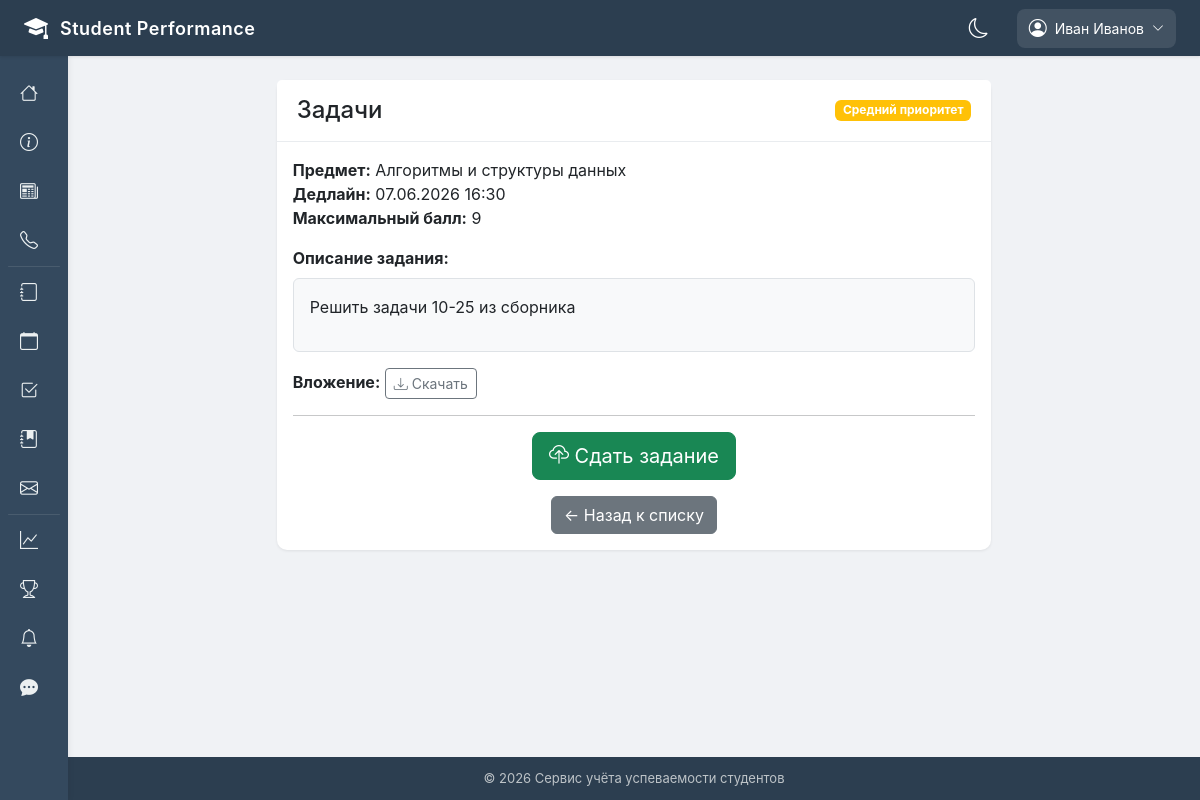
Screenshot of /assignments/1/ (signed in) with the database file from the repository.
### apps/accounts/models.py (models this page shows, shortened)
class User(AbstractUser):
    ROLE_CHOICES = [
        ('admin', 'Администратор'),
        ('teacher', 'Преподаватель'),
        ('student', 'Студент'),
        ('headman', 'Староста'),
        ('curator', 'Куратор'),
    ]
    role = models.CharField(max_length=20, choices=ROLE_CHOICES, default='student', verbose_name='Роль')
    phone_number = models.CharField(
        max_length=20,
        blank=True,
        null=True,
        validators=[RegexValidator(r'^\+375 \(\d{2}\) \d{3}-\d{2}-\d{2}$')],
        verbose_name='Номер телефона'
    )
    avatar = models.ImageField(upload_to='avatars/', blank=True, null=True, verbose_name='Аватар')
    date_of_birth = models.DateField(blank=True, null=True, verbose_name='Дата рождения')
    address = models.TextField(blank=True, null=True, verbose_name='Адрес')
    class Meta:
        verbose_name = 'Пользователь'
        verbose_name_plural = 'Пользователи'
        ordering = ['last_name', 'first_name']

class Assignment(models.Model):
    PRIORITY_CHOICES = [
        ('low', 'Низкий'),
        ('medium', 'Средний'),
        ('high', 'Высокий'),
    ]
    title = models.CharField(max_length=200, verbose_name='Название')
    description = models.TextField(verbose_name='Описание')
    subject = models.ForeignKey('Subject', on_delete=models.CASCADE, related_name='assignments', verbose_name='Предмет')
    created_by = models.ForeignKey('User', on_delete=models.CASCADE, related_name='created_assignments', verbose_name='Создал')
    deadline = models.DateTimeField(verbose_name='Дедлайн')
    max_score = models.IntegerField(default=10, verbose_name='Максимальный балл')
    priority = models.CharField(max_length=10, choices=PRIORITY_CHOICES, default='medium', verbose_name='Приоритет')
    attachment = models.FileField(upload_to='assignments/', blank=True, null=True, verbose_name='Вложение')
    created_at = models.DateTimeField(auto_now_add=True, verbose_name='Дата создания')
    updated_at = models.DateTimeField(auto_now=True, verbose_name='Дата обновления')
    is_active = models.BooleanField(default=True, verbose_name='Активно')
    class Meta:
        verbose_name = 'Домашнее задание'
        verbose_name_plural = 'Домашние задания'
        ordering = ['deadline', '-created_at']
    def is_overdue(self):
        from django.utils import timezone
        return timezone.now() > self.deadline
    def get_priority_color(self):
        colors = {
            'low': 'secondary',
            'medium': 'warning',
            'high': 'danger',
        }
        return colors.get(self.priority, 'secondary')

class Subject(models.Model):
    SEMESTER_CHOICES = [(i, f"{i} семестр") for i in range(1, 9)]
    name = models.CharField(max_length=200, verbose_name='Название')
    code = models.CharField(max_length=20, unique=True, verbose_name='Код дисциплины')
    description = models.TextField(blank=True, null=True, verbose_name='Описание')
    credits = models.IntegerField(default=3, verbose_name='Кредиты')
    semester = models.IntegerField(choices=SEMESTER_CHOICES, verbose_name='Семестр')
    teacher = models.ForeignKey(User, on_delete=models.SET_NULL, null=True, related_name='subjects', limit_choices_to={'role': 'teacher'}, verbose_name='Преподаватель')
    groups = models.ManyToManyField(Group, related_name='subjects', verbose_name='Группы')
    class Meta:
        verbose_name = 'Дисциплина'
        verbose_name_plural = 'Дисциплины'
        ordering = ['semester', 'name']

### apps/assignments/views.py (the view)
# urls.py: path('assignments/<int:assignment_id>/', views.assignment_detail, name='assignment_detail'),
@login_required
def assignment_detail(request, assignment_id):
    assignment = get_object_or_404(Assignment, id=assignment_id, is_active=True)
    if hasattr(request.user, 'student_profile'):
        student = request.user.student_profile
        if assignment.subject not in student.group.subjects.all():
            messages.error(request, 'У вас нет доступа к этому заданию')
            return redirect('assignments_list')
        try:
            submission = AssignmentSubmission.objects.get(assignment=assignment, student=student)
        except AssignmentSubmission.DoesNotExist:
            submission = None
    else:
        submission = None
    context = {
        'assignment': assignment,
        'submission': submission,
        'is_overdue': assignment.is_overdue(),
    }
    return render(request, 'assignments/assignment_detail.html', context)

### templates/assignments/assignment_detail.html (shortened to what this page needs)
{% extends 'base.html' %}
{% load custom_filters %}
{% block content %}
<div class="row">
    <div class="col-lg-8 mx-auto">
        <div class="card">
            <div class="card-header d-flex justify-content-between align-items-center">
                <h4 class="mb-0">{{ assignment.title }}</h4>
                <span class="badge bg-{{ assignment.get_priority_color }}">
                    {{ assignment.get_priority_display }} приоритет
                </span>
            </div>
            <div class="card-body">
                <div class="mb-3">
                    <strong>Предмет:</strong> {{ assignment.subject.name }}<br>
                    <strong>Дедлайн:</strong>
                    {% if is_overdue %}
                        <span class="text-danger">{{ assignment.deadline|date:"d.m.Y H:i" }} (просрочено)</span>
                    {% else %}
                        {{ assignment.deadline|date:"d.m.Y H:i" }}
                    {% endif %}<br>
                    <strong>Максимальный балл:</strong> {{ assignment.max_score }}
                </div>
                <div class="mb-3">
                    <strong>Описание задания:</strong>
                    <div class="border rounded p-3 bg-light mt-2">
                        {{ assignment.description|linebreaks }}
                    </div>
                </div>
                {% if assignment.attachment %}
                    <div class="mb-3">
                        <strong>Вложение:</strong>
                        <a href="{{ assignment.attachment.url }}" class="btn btn-sm btn-outline-secondary">
                            <i class="bi bi-download"></i> Скачать
                        </a>
                    </div>
                {% endif %}
                <hr>
                {% if submission %}
                    <div class="alert alert-info">
                        <strong>Ваш статус:</strong>
                        {% if submission.status == 'draft' %}
                            Черновик сохранён, но не сдан
                        {% elif submission.status == 'submitted' %}
                            Задание сдано, ожидает проверки
                        {% elif submission.status == 'graded' %}
                            Задание проверено. Оценка: {{ submission.score }}/{{ assignment.max_score }}
                        {% endif %}
                    </div>
                    {% if submission.feedback %}
                        <div class="alert alert-secondary">
                            <strong>Отзыв преподавателя:</strong><br>
                            {{ submission.feedback|linebreaks }}
                        </div>
                    {% endif %}
                    {% if not is_overdue and submission.status != 'graded' %}
                        <div class="text-center">
                            <a href="{% url 'submit_assignment' assignment.id %}" class="btn btn-primary">
                                <i class="bi bi-pencil"></i>
                                {% if submission.status == 'draft' %}Редактировать и сдать{% else %}Изменить ответ{% endif %}
                            </a>
                        </div>
                    {% endif %}
                {% elif not is_overdue %}
                    <div class="text-center">
                        <a href="{% url 'submit_assignment' assignment.id %}" class="btn btn-success btn-lg">
                            <i class="bi bi-cloud-upload"></i> Сдать задание
                        </a>
                    </div>
                {% else %}
                    <div class="alert alert-danger text-center">
                        <i class="bi bi-exclamation-triangle"></i> Дедлайн этого задания уже прошёл. Сдать задание невозможно.
                    </div>
                {% endif %}
                <div class="text-center mt-3">
                    <a href="{% url 'assignments_list' %}" class="btn btn-secondary">← Назад к списку</a>
                </div>
            </div>
        </div>
    </div>
</div>
{% endblock %}

### templates/base.html (shortened to what this page needs)
<!DOCTYPE html>
<html lang="ru">
<head>
    <link href="https://cdn.jsdelivr.net/npm/bootstrap@5.3.0/dist/css/bootstrap.min.css" rel="stylesheet">
    <link rel="stylesheet" href="https://cdn.jsdelivr.net/npm/bootstrap-icons@1.11.0/font/bootstrap-icons.css">
</head>
<body>
    <div class="top-header">
        <div class="logo-area">
            <a href="{% url 'home' %}" style="text-decoration: none; color: white; display: flex; align-items: center; gap: 12px;">
                <i class="bi bi-mortarboard-fill"></i>
                <span>Student Performance</span>
            </a>
        </div>
        <div class="header-right">
            <div class="theme-toggle-header" onclick="toggleDarkMode()">
                <i id="themeIcon" class="bi bi-moon"></i>
            </div>
            {% if user.is_authenticated %}
                <div class="user-menu">
                    <div class="user-btn">
                        <i class="bi bi-person-circle"></i>
                        <span>{{ user.get_full_name|default:user.username|truncatechars:20 }}</span>
                        <i class="bi bi-chevron-down" style="font-size: 12px;"></i>
                    </div>
                </div>
            {% endif %}
        </div>
    </div>
    <div class="sidebar">
        <ul class="nav-links">
            <li>
                <a href="{% url 'home' %}">
                    <i class="bi bi-house"></i>
                </a>
            </li>
            <li>
                <a href="{% url 'about' %}">
                    <i class="bi bi-info-circle"></i>
                </a>
            </li>
            <li>
                <a href="{% url 'news_list' %}">
                    <i class="bi bi-newspaper"></i>
                </a>
            </li>
            <li>
                <a href="{% url 'contacts' %}">
                    <i class="bi bi-telephone"></i>
                </a>
            </li>
            {% if user.is_authenticated %}
                <li class="sidebar-divider"></li>
                {% if user.role == 'student' or user.role == 'headman' %}
                    <li>
                        <a href="{% url 'gradebook_view' %}">
                            <i class="bi bi-journal"></i>
                            <span>Зачётка</span>
                        </a>
                    </li>
                    <li>
                        <a href="{% url 'student_statistics' %}">
                            <i class="bi bi-graph-up"></i>
                            <span>Статистика</span>
                        </a>
                    </li>
                    <li>
                        <a href="{% url 'schedule_view' %}">
                            <i class="bi bi-calendar"></i>
                            <span>Расписание</span>
                        </a>
                    </li>
                    <li>
                        <a href="{% url 'student_attendance' %}">
                            <i class="bi bi-calendar-check"></i>
                            <span>Посещаемость</span>
                        </a>
                    </li>
                    <li>
                        <a href="{% url 'assignments_list' %}">
                            <i class="bi bi-journal-bookmark-fill"></i>
                            <span>Задания</span>
                        </a>
                    </li>
                    <li>
                        <a href="{% url 'requests_list' %}">
                            <i class="bi bi-envelope"></i>
                            <span>Заявки</span>
                        </a>
                    </li>
                    <li>
                        <a href="{% url 'group_list' %}">
                            <i class="bi bi-people-fill"></i>
                            <span>Моя группа</span>
                        </a>
                    </li>
                    <li>
                        <a href="{% url 'penalties_list' %}">
                            <i class="bi bi-exclamation-triangle-fill"></i>
                            <span>Взыскания</span>
                        </a>
                    </li>
                    <li>
                        <a href="{% url 'student_announcements' %}">
                            <i class="bi bi-megaphone-fill"></i>
                            <span>Объявления</span>
                        </a>
                    </li>
                {% elif user.role == 'teacher' %}
                    <li>
                        <a href="{% url 'teacher_gradebook' %}">
                            <i class="bi bi-journal"></i>
                        </a>
                    </li>
                    <li>
                        <a href="{% url 'schedule_view' %}">
                            <i class="bi bi-calendar"></i>
                        </a>
                    </li>
                    <li>
                        <a href="{% url 'teacher_attendance' %}">
                            <i class="bi bi-check2-square"></i>
                        </a>
                    </li>
                    <li>
                        <a href="{% url 'teacher_assignments' %}">
                            <i class="bi bi-journal-bookmark-fill"></i>
                        </a>
                    </li>
                    <li>
                        <a href="{% url 'requests_list' %}">
                            <i class="bi bi-envelope"></i>
                        </a>
                    </li>
                {% endif %}
                <li class="sidebar-divider"></li>
                {% if user.role == 'student' or user.role == 'headman' or user.is_superuser or user.role == 'teacher'%}
                    <li>
                    <a href="{% url 'analytics_dashboard' %}">
                        <i class="bi bi-graph-up"></i>
                    </a>
                    </li>
                {% endif %}
                <li>
                    <a href="{% url 'rating_list' %}">
                        <i class="bi bi-trophy"></i>
                    </a>
                </li>
                <li>
                    <a href="{% url 'notifications_list' %}">
                        <i class="bi bi-bell"></i>
                    </a>
                </li>
                <li>
                    <a href="{% url 'chat_list' %}">
                        <i class="bi bi-chat-dots-fill"></i>
                    </a>
                </li>
            {% endif %}
        </ul>
    </div>
    <div class="main-content">
        <div class="content-wrapper">
            {% block content %}{% endblock %}
        </div>
        <footer>
            <div class="container">
                <p class="mb-0">&copy; 2026 Сервис учёта успеваемости студентов</p>
            </div>
        </footer>
    </div>
</body>
</html>

### rows the page displays
User: get_full_name "Иван Иванов"
Assignment: title "Задачи", priority "Средний", subject.name "Алгоритмы и структуры данных", deadline "07.06.2026 16:30", max_score "9", description "Решить задачи 10-25 из сборника"
